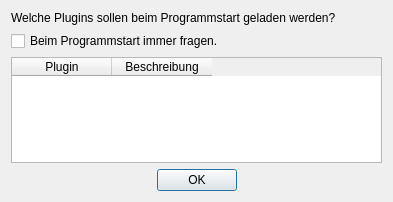
<ui version="4.0" >
 <class>DialogPluginSettingsClass</class>
 <widget class="QDialog" name="DialogPluginSettingsClass" >
  <property name="geometry" >
   <rect>
    <x>0</x>
    <y>0</y>
    <width>393</width>
    <height>202</height>
   </rect>
  </property>
  <property name="windowTitle" >
   <string>Plugin Einstellungen</string>
  </property>
  <property name="windowIcon" >
   <iconset resource="qtfarm.qrc" >
    <normaloff>:/bilder/services_edit16.png</normaloff>:/bilder/services_edit16.png</iconset>
  </property>
  <layout class="QVBoxLayout" name="verticalLayout" >
   <item>
    <widget class="QLabel" name="label" >
     <property name="text" >
      <string>Welche Plugins sollen beim Programmstart geladen werden?</string>
     </property>
     <property name="wordWrap" >
      <bool>false</bool>
     </property>
    </widget>
   </item>
   <item>
    <widget class="QCheckBox" name="cbPlugins" >
     <property name="text" >
      <string>Beim Programmstart immer fragen.</string>
     </property>
    </widget>
   </item>
   <item>
    <widget class="QTableWidget" name="twPlugins" >
     <property name="editTriggers" >
      <set>QAbstractItemView::NoEditTriggers</set>
     </property>
     <property name="alternatingRowColors" >
      <bool>true</bool>
     </property>
     <property name="selectionMode" >
      <enum>QAbstractItemView::SingleSelection</enum>
     </property>
     <property name="selectionBehavior" >
      <enum>QAbstractItemView::SelectRows</enum>
     </property>
     <property name="showGrid" >
      <bool>false</bool>
     </property>
     <property name="gridStyle" >
      <enum>Qt::NoPen</enum>
     </property>
     <property name="sortingEnabled" >
      <bool>false</bool>
     </property>
     <property name="columnCount" >
      <number>2</number>
     </property>
     <column>
      <property name="text" >
       <string>Plugin</string>
      </property>
     </column>
     <column>
      <property name="text" >
       <string>Beschreibung</string>
      </property>
     </column>
    </widget>
   </item>
   <item>
    <layout class="QHBoxLayout" name="horizontalLayout" >
     <item>
      <spacer name="horizontalSpacer" >
       <property name="orientation" >
        <enum>Qt::Horizontal</enum>
       </property>
       <property name="sizeHint" stdset="0" >
        <size>
         <width>40</width>
         <height>20</height>
        </size>
       </property>
      </spacer>
     </item>
     <item>
      <widget class="QPushButton" name="pbOK" >
       <property name="text" >
        <string>OK</string>
       </property>
      </widget>
     </item>
     <item>
      <spacer name="horizontalSpacer_2" >
       <property name="orientation" >
        <enum>Qt::Horizontal</enum>
       </property>
       <property name="sizeHint" stdset="0" >
        <size>
         <width>40</width>
         <height>20</height>
        </size>
       </property>
      </spacer>
     </item>
    </layout>
   </item>
  </layout>
 </widget>
 <layoutdefault spacing="6" margin="11" />
 <resources>
  <include location="qtfarm.qrc" />
 </resources>
 <connections>
  <connection>
   <sender>pbOK</sender>
   <signal>clicked()</signal>
   <receiver>DialogPluginSettingsClass</receiver>
   <slot>accept()</slot>
   <hints>
    <hint type="sourcelabel" >
     <x>105</x>
     <y>250</y>
    </hint>
    <hint type="destinationlabel" >
     <x>43</x>
     <y>260</y>
    </hint>
   </hints>
  </connection>
 </connections>
</ui>
